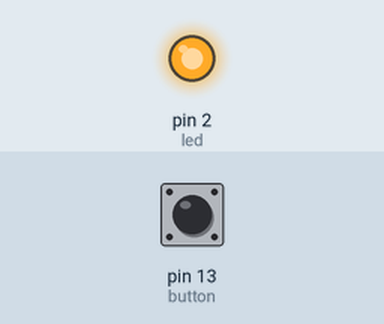
Recording of a program running on a simulated MicroPython board. Shown: output pins drawn as LEDs (lit = HIGH). The test bench sets the inputs (shaded band); at power-on: pin 13 (button) HIGH.

Above: at 1.2 s.
1.3 s: pin 13 (button) pulled LOW for 0.15 s
At 1.37 s:
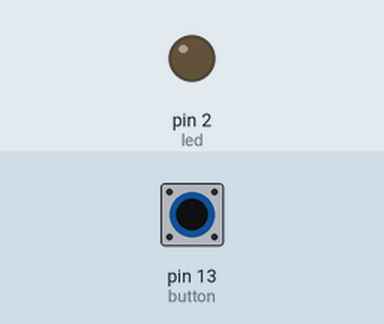
2.9 s: pin 13 (button) pulled LOW for 3.2 s
At 7.3 s:
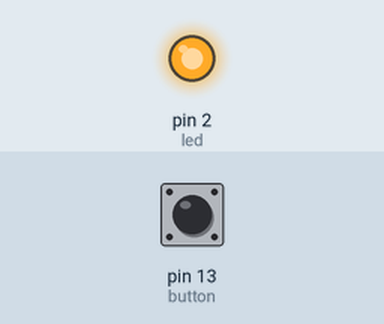
Timing chart, 0 to 8.8 s (numbered marks = the images above; inputs shaded):
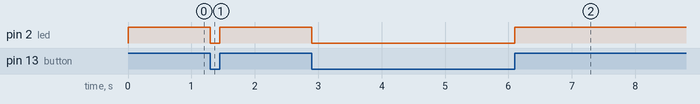

Measured:
- after the input at 1.3 s, pin 2 (led): HIGH → LOW at once, → HIGH 0.15 s later
- after the input at 2.9 s, pin 2 (led): HIGH → LOW at once, → HIGH 3.2 s later

The program:

ButtonAndLed.py
```python
from machine import Pin

led = Pin(2, Pin.OUT)

#create button object from pin13,Set Pin13 to Input
button = Pin(13, Pin.IN,Pin.PULL_UP)

try:
    while True:
      if not button.value():
        led.value(0)  #Set led turn on
      else:
        led.value(1)  #Set led turn off
except:
    pass
```
